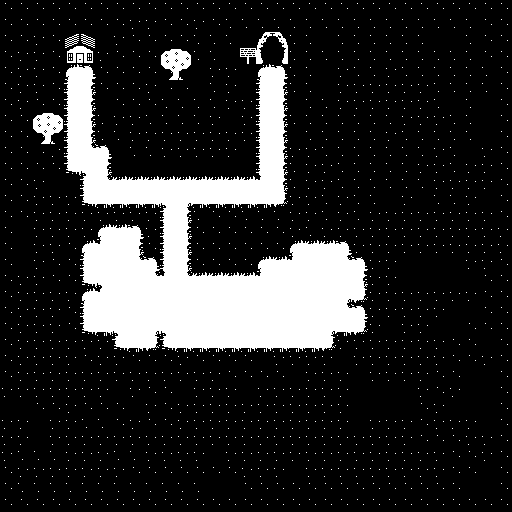

Rendered tile map (Tiled .tmx) drawn with the repository's tilesets; below, a short description and the map source with its tile grids summarised:
An orthogonal 32x32 tile map with 16x16 px tiles, 3 tile layers (ground, decorations, foreground) and 17 objects (4x pickable, 4x wall, player, interactive, enemy).

<map version="1.8" tiledversion="1.8.2" orientation="orthogonal" renderorder="right-down" width="32" height="32" tilewidth="16" tileheight="16" infinite="0" nextlayerid="7" nextobjectid="47">
 <editorsettings>
  <export target="../assets/maps/level1.lua" format="lua" />
 </editorsettings>
 <tileset firstgid="1" name="tileset" tilewidth="16" tileheight="16" tilecount="1024" columns="32">
  <image source="../assets/images/tileset.png" width="512" height="512" />
  <wangsets>
   <wangset name="white_path" type="mixed" tile="-1">
    <wangcolor name="whitePath_terrain" color="#ff0000" tile="-1" probability="1" />
    <wangtile tileid="160" wangid="1,1,1,0,1,1,1,1" />
    <wangtile tileid="161" wangid="1,1,1,1,1,0,1,1" />
    <wangtile tileid="162" wangid="0,0,1,1,1,0,0,0" />
    <wangtile tileid="163" wangid="0,0,1,1,1,1,1,0" />
    <wangtile tileid="164" wangid="0,0,0,0,1,1,1,0" />
    <wangtile tileid="192" wangid="1,0,1,1,1,1,1,1" />
    <wangtile tileid="193" wangid="1,1,1,1,1,1,1,0" />
    <wangtile tileid="194" wangid="1,1,1,1,1,0,0,0" />
    <wangtile tileid="195" wangid="1,1,1,1,1,1,1,1" />
    <wangtile tileid="196" wangid="1,0,0,0,1,1,1,1" />
    <wangtile tileid="226" wangid="1,1,1,0,0,0,0,0" />
    <wangtile tileid="227" wangid="1,1,1,0,0,0,1,1" />
    <wangtile tileid="228" wangid="1,0,0,0,0,0,1,1" />
   </wangset>
  </wangsets>
 </tileset>
 <layer id="1" name="ground" width="32" height="32">
  <data>[1024 cells, 918 non-empty, 16 distinct tile ids]</data>
 </layer>
 <layer id="5" name="decorations" width="32" height="32">
  <data>[1024 cells, 10 non-empty, 6 distinct tile ids]</data>
 </layer>
 <layer id="3" name="foreground" width="32" height="32">
  <data>[1024 cells, 17 non-empty, 13 distinct tile ids]</data>
 </layer>
 <objectgroup id="2" name="entities">
  <object id="2" name="player" type="player" x="128" y="112" width="16" height="16" />
  <object id="25" name="sign" type="interactive" x="240" y="47.25" width="15.5" height="17">
   <properties>
    <property name="interactive_type" value="message_notification" />
    <property name="talker_data" value="Beware of the Alien Monster" />
   </properties>
  </object>
  <object id="27" name="heart" type="pickable" x="166.333" y="103" width="8" height="8">
   <properties>
    <property name="interactive_type" value="pickable" />
    <property name="message" value="Health Increased" />
    <property name="value" value="20" />
   </properties>
  </object>
  <object id="44" name="heart" type="pickable" x="203.038" y="83.6818" width="8" height="8">
   <properties>
    <property name="interactive_type" value="pickable" />
    <property name="message" value="Health Increased" />
    <property name="value" value="20" />
   </properties>
  </object>
  <object id="45" name="heart" type="pickable" x="199.288" y="117.932" width="8" height="8">
   <properties>
    <property name="interactive_type" value="pickable" />
    <property name="message" value="Health Increased" />
    <property name="value" value="20" />
   </properties>
  </object>
  <object id="46" name="heart" type="pickable" x="158.288" y="127.682" width="8" height="8">
   <properties>
    <property name="interactive_type" value="pickable" />
    <property name="message" value="Health Increased" />
    <property name="value" value="20" />
   </properties>
  </object>
  <object id="32" type="enemy" x="23" y="18.3333" width="8" height="8" />
 </objectgroup>
 <objectgroup id="4" name="walls">
  <object id="7" type="wall" x="496" y="0" width="16" height="512" />
  <object id="8" type="wall" x="0" y="0" width="16" height="512" />
  <object id="9" type="wall" x="16" y="0" width="480" height="16" />
  <object id="11" type="wall" x="16" y="496" width="480" height="16" />
  <object id="18" x="40" y="140" width="16" height="4" />
  <object id="19" x="168" y="76" width="16" height="4" />
  <object id="20" x="66.25" y="48" width="27.25" height="9.6875" />
  <object id="22" x="256" y="48" width="6.9375" height="16" />
  <object id="23" x="280.969" y="48" width="6.9375" height="16" />
  <object id="24" x="263.375" y="54.875" width="17.25" height="9.0625" />
 </objectgroup>
</map>